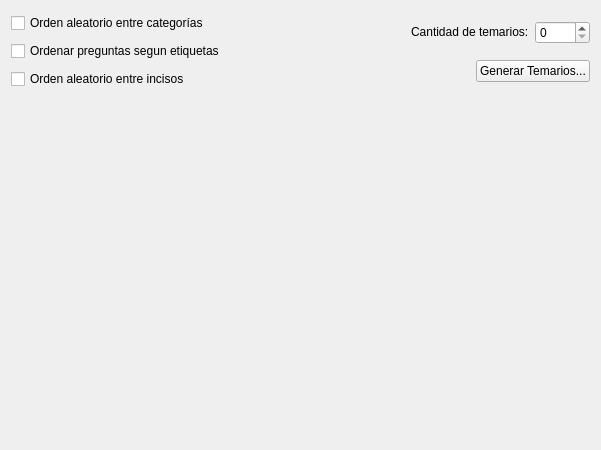
<?xml version="1.0" encoding="UTF-8"?>
<ui version="4.0">
 <class>WizardPage</class>
 <widget class="QWizardPage" name="WizardPage">
  <property name="geometry">
   <rect>
    <x>0</x>
    <y>0</y>
    <width>601</width>
    <height>450</height>
   </rect>
  </property>
  <property name="windowTitle">
   <string>WizardPage</string>
  </property>
  <layout class="QVBoxLayout" name="verticalLayout_2">
   <item>
    <layout class="QHBoxLayout" name="horizontalLayout">
     <property name="sizeConstraint">
      <enum>QLayout::SetFixedSize</enum>
     </property>
     <item>
      <layout class="QGridLayout" name="gridLayout">
       <item row="1" column="0">
        <widget class="QCheckBox" name="sortQuestionCheck">
         <property name="text">
          <string>Ordenar preguntas segun etiquetas</string>
         </property>
        </widget>
       </item>
       <item row="2" column="0">
        <widget class="QCheckBox" name="randItemCheck">
         <property name="text">
          <string>Orden aleatorio entre incisos</string>
         </property>
        </widget>
       </item>
       <item row="0" column="0">
        <widget class="QCheckBox" name="randTagCheck">
         <property name="text">
          <string>Orden aleatorio entre categorías</string>
         </property>
        </widget>
       </item>
      </layout>
     </item>
     <item>
      <spacer name="horizontalSpacer_2">
       <property name="orientation">
        <enum>Qt::Horizontal</enum>
       </property>
       <property name="sizeHint" stdset="0">
        <size>
         <width>40</width>
         <height>20</height>
        </size>
       </property>
      </spacer>
     </item>
     <item>
      <layout class="QVBoxLayout" name="verticalLayout">
       <item>
        <spacer name="verticalSpacer_4">
         <property name="orientation">
          <enum>Qt::Vertical</enum>
         </property>
         <property name="sizeType">
          <enum>QSizePolicy::Fixed</enum>
         </property>
         <property name="sizeHint" stdset="0">
          <size>
           <width>20</width>
           <height>10</height>
          </size>
         </property>
        </spacer>
       </item>
       <item>
        <layout class="QGridLayout" name="gridLayout_2">
         <item row="2" column="1">
          <widget class="QPushButton" name="generateBtn">
           <property name="sizePolicy">
            <sizepolicy hsizetype="Fixed" vsizetype="Fixed">
             <horstretch>0</horstretch>
             <verstretch>0</verstretch>
            </sizepolicy>
           </property>
           <property name="text">
            <string>Generar Temarios...</string>
           </property>
          </widget>
         </item>
         <item row="2" column="0">
          <spacer name="horizontalSpacer">
           <property name="orientation">
            <enum>Qt::Horizontal</enum>
           </property>
           <property name="sizeHint" stdset="0">
            <size>
             <width>40</width>
             <height>20</height>
            </size>
           </property>
          </spacer>
         </item>
         <item row="0" column="0" colspan="2">
          <layout class="QHBoxLayout" name="horizontalLayout2">
           <item>
            <widget class="QLabel" name="label_2">
             <property name="sizePolicy">
              <sizepolicy hsizetype="Preferred" vsizetype="Fixed">
               <horstretch>0</horstretch>
               <verstretch>0</verstretch>
              </sizepolicy>
             </property>
             <property name="text">
              <string>Cantidad de temarios:</string>
             </property>
            </widget>
           </item>
           <item>
            <widget class="QSpinBox" name="spinBox">
             <property name="sizePolicy">
              <sizepolicy hsizetype="Minimum" vsizetype="Fixed">
               <horstretch>0</horstretch>
               <verstretch>0</verstretch>
              </sizepolicy>
             </property>
            </widget>
           </item>
          </layout>
         </item>
         <item row="1" column="1">
          <spacer name="verticalSpacer">
           <property name="orientation">
            <enum>Qt::Vertical</enum>
           </property>
           <property name="sizeType">
            <enum>QSizePolicy::Fixed</enum>
           </property>
           <property name="sizeHint" stdset="0">
            <size>
             <width>20</width>
             <height>10</height>
            </size>
           </property>
          </spacer>
         </item>
         <item row="3" column="1">
          <spacer name="verticalSpacer_3">
           <property name="orientation">
            <enum>Qt::Vertical</enum>
           </property>
           <property name="sizeType">
            <enum>QSizePolicy::Fixed</enum>
           </property>
           <property name="sizeHint" stdset="0">
            <size>
             <width>20</width>
             <height>10</height>
            </size>
           </property>
          </spacer>
         </item>
        </layout>
       </item>
      </layout>
     </item>
    </layout>
   </item>
   <item>
    <spacer name="verticalSpacer_2">
     <property name="orientation">
      <enum>Qt::Vertical</enum>
     </property>
     <property name="sizeHint" stdset="0">
      <size>
       <width>518</width>
       <height>312</height>
      </size>
     </property>
    </spacer>
   </item>
  </layout>
  <zorder>verticalSpacer_2</zorder>
 </widget>
 <resources/>
 <connections/>
</ui>
